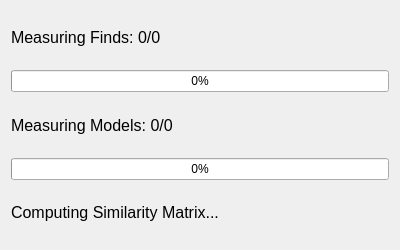
<?xml version="1.0" encoding="UTF-8"?>
<ui version="4.0">
  <class>LoadingWindow</class>
  <widget class="QDialog" name="LoadingWindow">
    <property name="geometry">
      <rect>
        <x>0</x>
        <y>0</y>
        <width>400</width>
        <height>250</height>
      </rect>
    </property>
    <property name="windowTitle">
      <string>Loading</string>
    </property>
    <layout class="QGridLayout" name="gridLayout">
      <item row="0" column="0">
        <widget class="QLabel" name="status_label_1">
          <property name="text">
            <string>Measuring Finds: 0/0</string>
          </property>
          <property name="font">
            <font>
              <pointsize>12</pointsize>
            </font>
          </property>
        </widget>
      </item>
      <item row="1" column="0">
        <widget class="QProgressBar" name="progress_bar_1">
          <property name="value">
            <number>0</number>
          </property>
        </widget>
      </item>
      <item row="2" column="0">
        <widget class="QLabel" name="status_label_2">
          <property name="text">
            <string>Measuring Models: 0/0</string>
          </property>
          <property name="font">
            <font>
              <pointsize>12</pointsize>
            </font>
          </property>
        </widget>
      </item>
      <item row="3" column="0">
        <widget class="QProgressBar" name="progress_bar_2">
          <property name="value">
            <number>0</number>
          </property>
        </widget>
      </item>
      <item row="4" column="0">
        <widget class="QLabel" name="status_label_3">
          <property name="text">
            <string>Computing Similarity Matrix...</string>
          </property>
          <property name="font">
            <font>
              <pointsize>12</pointsize>
            </font>
          </property>
          <property name="visible">
            <bool>false</bool>
          </property>
        </widget>
      </item>
    </layout>
  </widget>
  <resources/>
  <connections/>
</ui>
